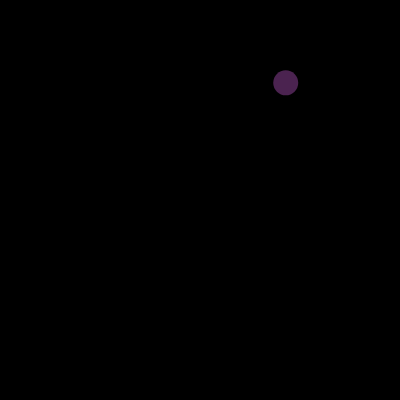
Frame 1 (no input)
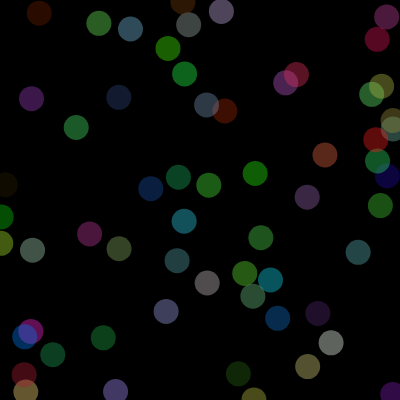
Frame 60 (no input)
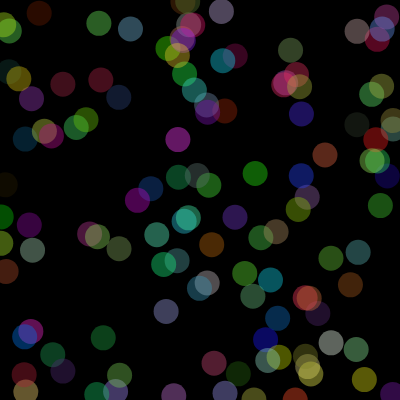
Frame 120 (the mouse pressed at the canvas centre since frame 60)

The p5.js sketch that drew these frames (run headless with seeded random() and noise() and a simulated clock; from frame 60 on, the mouse is pressed at the canvas centre):

// p5.js sketch
// ── sketch.js

var origin = {
  x : 50,
  y : 50
};

var col = {
  r : 0,
  g : 0,
  b: 0
};

function setup() {
  createCanvas(400, 400);
  background(0);
}

function draw() {
  origin.x = random(0, 400);
  origin.y = random(0, 400);

  col.r = random(0, 255);
  col.g = random(0, 255);
  col.b = random(0, 255);

  fill(col.r, col.g, col.b, 100);
  noStroke();

  ellipse(origin.x, origin.y, 25, 25);

  var count = frameCount;

  if (count%500 === 0){
    background(col.r, col.g, col.b);
  }
}
